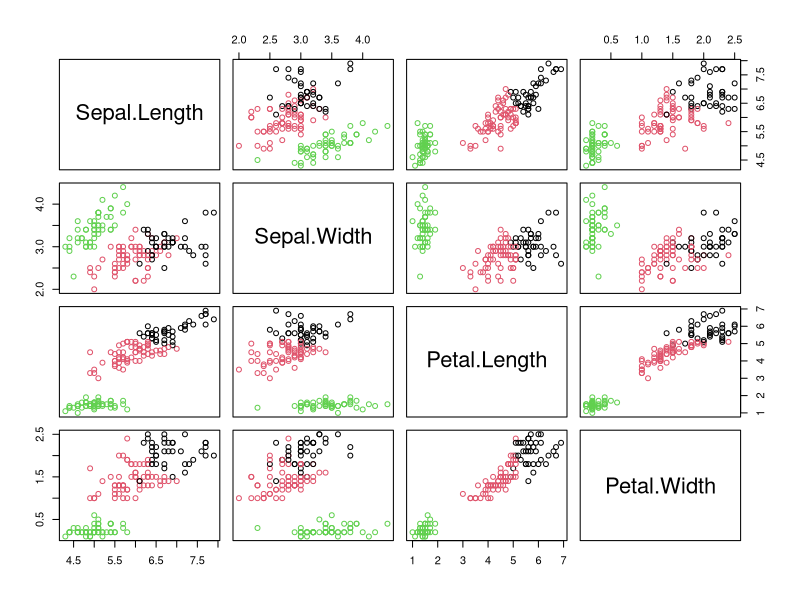

Reproduce this figure in R.
cluster = kmeans(iris[1:4], center=3)
cluster

table(iris$Species, cluster$cluster)

plot(iris[, 1:4], col=cluster$cluster)
